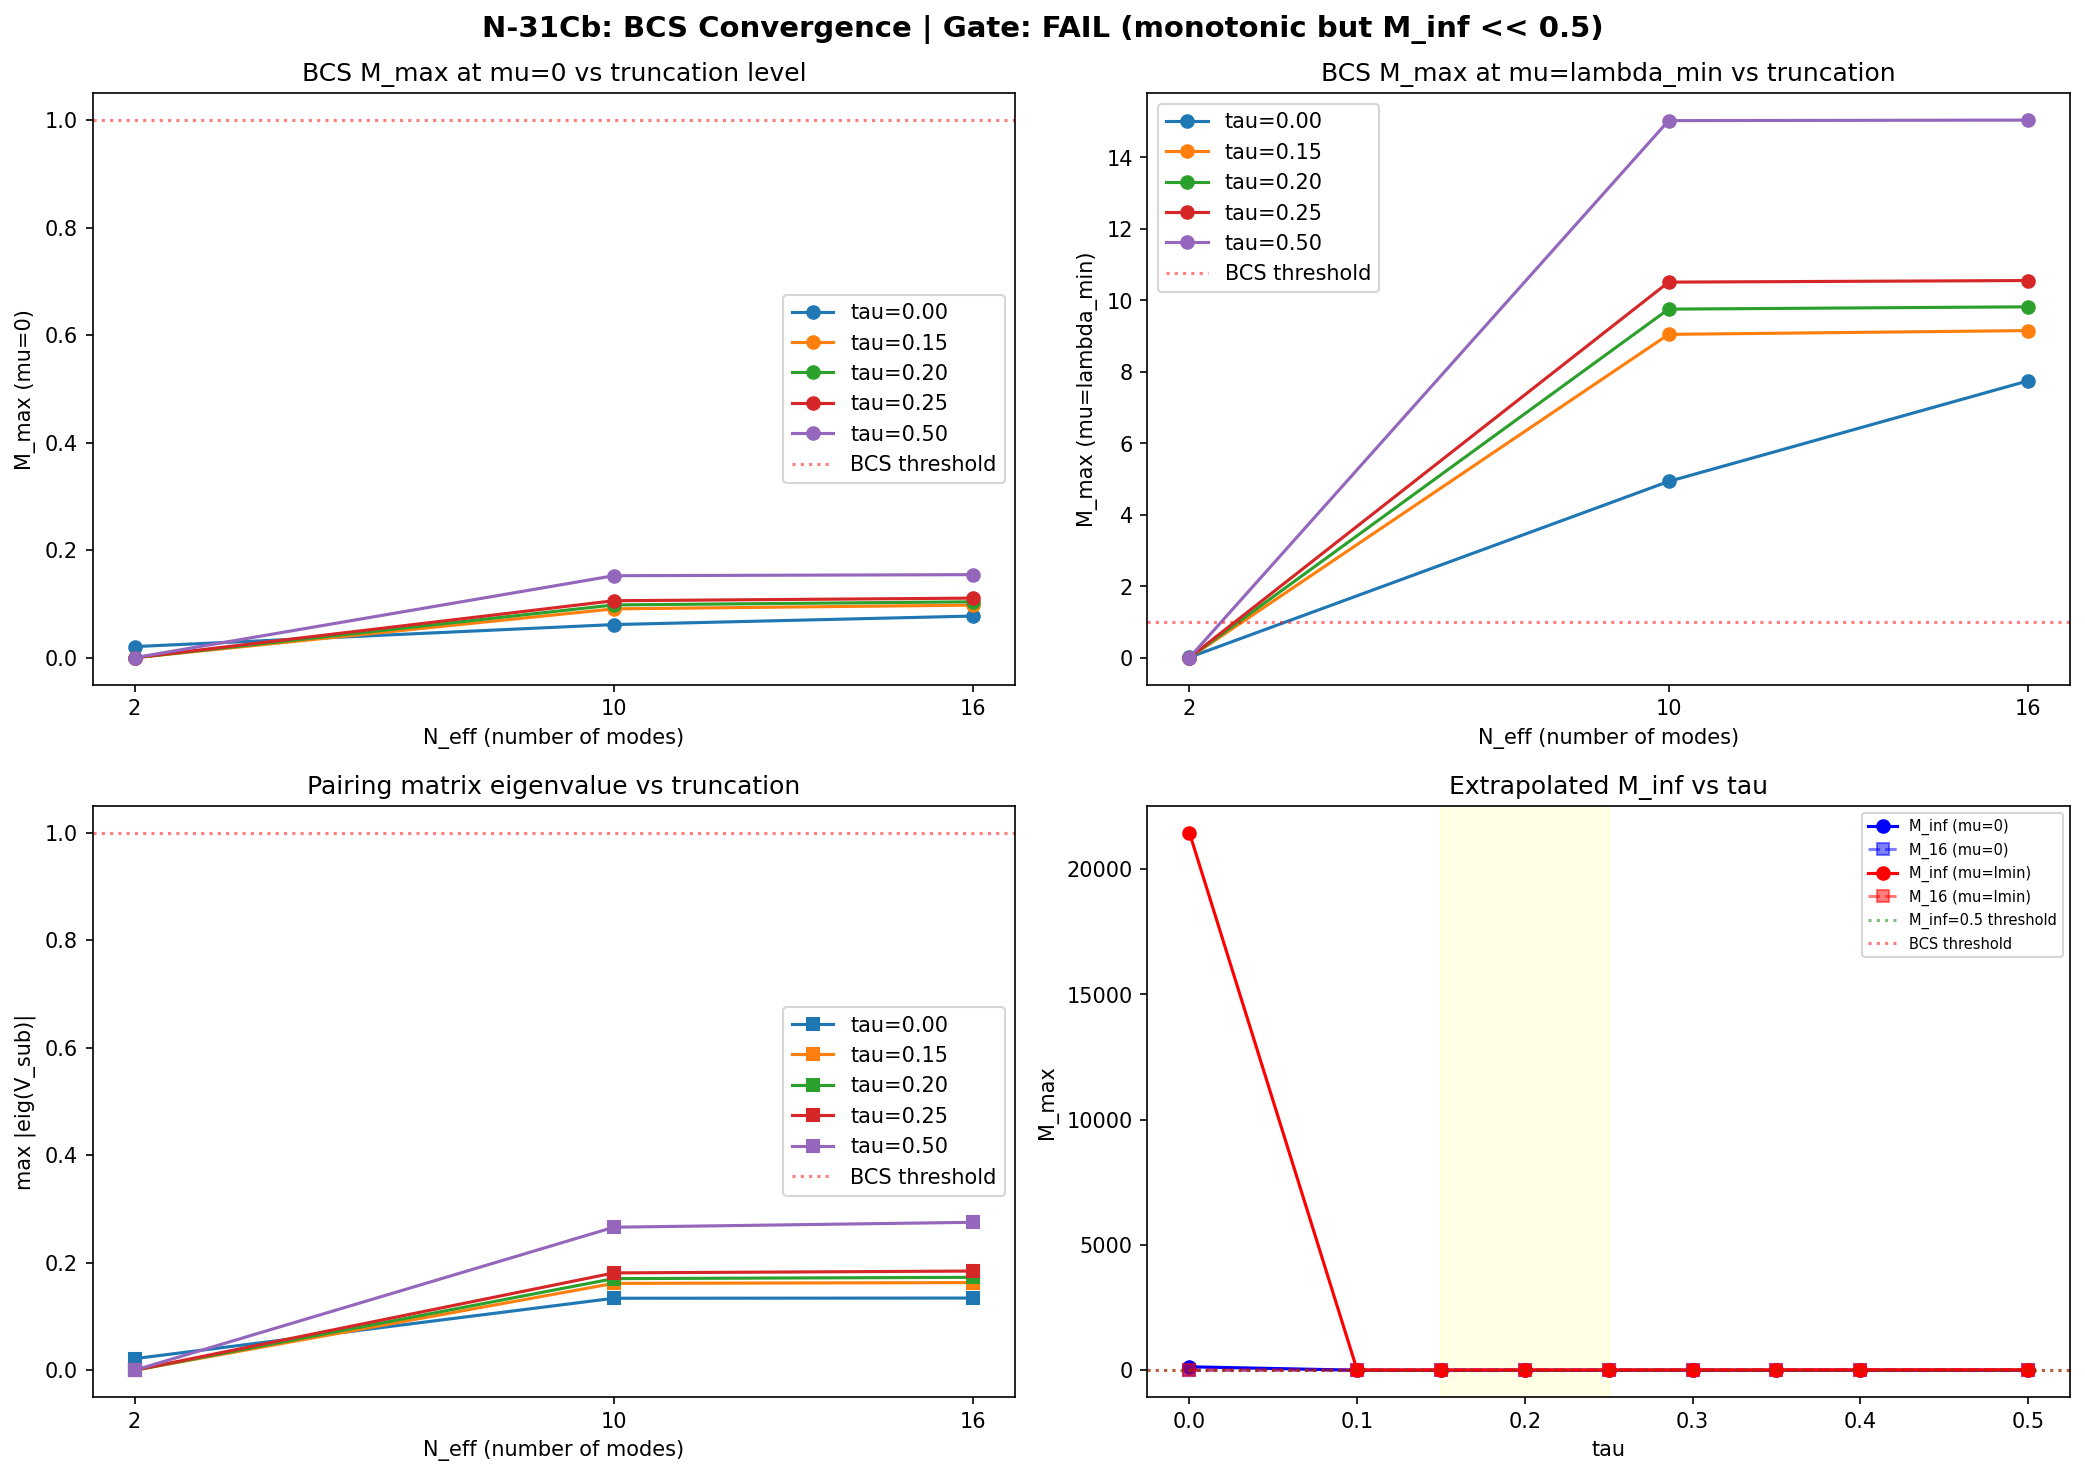

Reproduce this figure in Python.
"""
N-31Cb: BCS Convergence with Truncation Level (Berggren Analog)
================================================================
Tests whether the BCS gap equation result changes as we include more
modes from the SU(3) Dirac spectrum.

The 16 singlet modes at each tau split into 3 eigenvalue groups:
  - Group A: 2 modes at lambda_min (gap-edge)
  - Group B: 8 modes at intermediate eigenvalue
  - Group C: 6 modes at highest eigenvalue

Truncation levels:
  N_eff = 2:  Group A only (gap-edge 2-mode, matches K-1e "gap2")
  N_eff = 10: Groups A+B (10-mode, matches K-1e "gap10")
  N_eff = 16: All groups (full basis, matches K-1e "full16")

We use CONSTANT coupling (per N-31Ca-G FAIL verdict).

Additionally, we test the SCALING of M_max with N_eff by studying the
V_matrix sub-blocks and their eigenvalue spectra.

Gate N-31Cb-G: PASS if M_max at mu=0 shows monotonic INCREASE with N_eff
AND extrapolated M_inf > 0.5. FAIL if M_max decreases or converges to < 0.1.

Input: s23a_gap_equation.npz, s23a_kosmann_singlet.npz
Output: s31Cb_bcs_convergence.{npz,png}
"""

import numpy as np
from numpy.linalg import eigvalsh
import matplotlib
matplotlib.use('Agg')
import matplotlib.pyplot as plt
from scipy.optimize import curve_fit
import os, time

t0 = time.time()

data_dir = os.path.dirname(__file__)
gap_data = np.load(os.path.join(data_dir, 's23a_gap_equation.npz'), allow_pickle=True)

tau_values = gap_data['tau_values']
n_tau = len(tau_values)

# --- Already-computed M_max at 3 truncation levels (from K-1e) ---
print("=== K-1e BASELINE: M_max at 3 truncation levels ===")
print(f"{'tau':>6s}  {'N=2 (mu=0)':>12s}  {'N=10 (mu=0)':>12s}  {'N=16 (mu=0)':>12s}  {'N=2 (mu=lmin)':>14s}  {'N=10 (mu=lmin)':>14s}  {'N=16 (mu=lmin)':>14s}")

M_mu0 = np.zeros((n_tau, 3))  # 3 truncation levels
M_mugap = np.zeros((n_tau, 3))
N_eff_values = np.array([2, 10, 16])

for i in range(n_tau):
    M_mu0[i, 0] = float(gap_data[f'M_max_gap2_mu=0_{i}'])
    M_mu0[i, 1] = float(gap_data[f'M_max_gap10_mu=0_{i}'])
    M_mu0[i, 2] = float(gap_data[f'M_max_full16_mu=0_{i}'])
    M_mugap[i, 0] = float(gap_data[f'M_max_gap2_mu=+lmin_{i}'])
    M_mugap[i, 1] = float(gap_data[f'M_max_gap10_mu=+lmin_{i}'])
    M_mugap[i, 2] = float(gap_data[f'M_max_full16_mu=+lmin_{i}'])
    print(f"{tau_values[i]:6.2f}  {M_mu0[i,0]:12.6f}  {M_mu0[i,1]:12.6f}  {M_mu0[i,2]:12.6f}  "
          f"{M_mugap[i,0]:14.6f}  {M_mugap[i,1]:14.6f}  {M_mugap[i,2]:14.6f}")

# --- Eigenvalue spectrum of V sub-blocks ---
print("\n=== V_matrix eigenvalue spectra at sub-truncation levels ===")
V_eig_all = np.zeros((n_tau, 3))  # max|eig(V_sub)| at each truncation

for i in range(n_tau):
    V = gap_data[f'V_matrix_{i}']
    V_sym = (V + V.T) / 2
    evals = np.sort(np.abs(gap_data[f'eigenvalues_{i}']))

    # Identify group boundaries
    tol = 1e-6
    groups = []
    current = [0]
    for j in range(1, len(evals)):
        if abs(evals[j] - evals[j-1]) < tol:
            current.append(j)
        else:
            groups.append(current)
            current = [j]
    groups.append(current)

    # N=2: first 2 modes (gap-edge)
    idx2 = list(range(min(2, len(evals))))
    if len(idx2) >= 2:
        V_sub2 = V_sym[np.ix_(idx2, idx2)]
        eig2 = eigvalsh(V_sub2)
        V_eig_all[i, 0] = np.max(np.abs(eig2))
    else:
        V_eig_all[i, 0] = 0.0

    # N=10: first 10 modes
    if len(groups) >= 2:
        idx10 = groups[0] + groups[1]
    else:
        idx10 = list(range(min(10, len(evals))))
    V_sub10 = V_sym[np.ix_(idx10, idx10)]
    eig10 = eigvalsh(V_sub10)
    V_eig_all[i, 1] = np.max(np.abs(eig10))

    # N=16: all groups
    eig16 = eigvalsh(V_sym)
    V_eig_all[i, 2] = np.max(np.abs(eig16))

    print(f"tau={tau_values[i]:.2f}: max|eig(V_sub)|: N=2: {V_eig_all[i,0]:.6f}, "
          f"N=10: {V_eig_all[i,1]:.6f}, N=16: {V_eig_all[i,2]:.6f}")

# --- Convergence analysis ---
print("\n=== CONVERGENCE ANALYSIS ===")

# Check monotonicity of M_max(mu=0) with N_eff
monotonic_mu0 = np.zeros(n_tau, dtype=bool)
monotonic_mugap = np.zeros(n_tau, dtype=bool)
for i in range(n_tau):
    # mu=0: check if M increases with N
    monotonic_mu0[i] = (M_mu0[i, 1] >= M_mu0[i, 0]) and (M_mu0[i, 2] >= M_mu0[i, 1])
    # mu=lmin: check if M increases with N
    monotonic_mugap[i] = (M_mugap[i, 1] >= M_mugap[i, 0]) and (M_mugap[i, 2] >= M_mugap[i, 1])

print(f"\nMonotonic increase of M_max(mu=0) with N_eff:")
for i in range(n_tau):
    print(f"  tau={tau_values[i]:.2f}: {monotonic_mu0[i]} "
          f"(M_2={M_mu0[i,0]:.6f} -> M_10={M_mu0[i,1]:.6f} -> M_16={M_mu0[i,2]:.6f})")

print(f"\nMonotonic increase of M_max(mu=lmin) with N_eff:")
for i in range(n_tau):
    print(f"  tau={tau_values[i]:.2f}: {monotonic_mugap[i]} "
          f"(M_2={M_mugap[i,0]:.6f} -> M_10={M_mugap[i,1]:.6f} -> M_16={M_mugap[i,2]:.6f})")

# --- Extrapolation ---
# Fit M_max(N) = M_inf + a/N^b at each tau for mu=0
print("\n=== EXTRAPOLATION (power law) ===")

def power_law(N, M_inf, a, b):
    return M_inf + a / N**b

M_inf_mu0 = np.zeros(n_tau)
M_inf_mugap = np.zeros(n_tau)
fit_success_mu0 = np.zeros(n_tau, dtype=bool)
fit_success_mugap = np.zeros(n_tau, dtype=bool)

for i in range(n_tau):
    # mu=0
    try:
        if M_mu0[i, 2] > M_mu0[i, 0]:  # increasing trend
            popt, _ = curve_fit(power_law, N_eff_values.astype(float), M_mu0[i, :],
                               p0=[M_mu0[i, 2], -0.01, 1.0], maxfev=5000)
            M_inf_mu0[i] = popt[0]
            fit_success_mu0[i] = True
        else:
            M_inf_mu0[i] = M_mu0[i, 2]  # use N=16 as estimate
    except:
        M_inf_mu0[i] = M_mu0[i, 2]

    # mu=lmin
    try:
        if M_mugap[i, 2] > M_mugap[i, 0]:
            popt, _ = curve_fit(power_law, N_eff_values.astype(float), M_mugap[i, :],
                               p0=[M_mugap[i, 2], -1.0, 1.0], maxfev=5000)
            M_inf_mugap[i] = popt[0]
            fit_success_mugap[i] = True
        else:
            M_inf_mugap[i] = M_mugap[i, 2]
    except:
        M_inf_mugap[i] = M_mugap[i, 2]

    print(f"tau={tau_values[i]:.2f}: M_inf(mu=0) = {M_inf_mu0[i]:.6f} (fit: {fit_success_mu0[i]}), "
          f"M_inf(mu=lmin) = {M_inf_mugap[i]:.6f} (fit: {fit_success_mugap[i]})")

# --- Also compare M_max from V eigenvalues (Metric A from N-31Ca) ---
print("\n=== V_eff EIGENVALUE CONVERGENCE (Metric A) ===")
V_eig_monotonic = np.zeros(n_tau, dtype=bool)
for i in range(n_tau):
    V_eig_monotonic[i] = (V_eig_all[i, 1] >= V_eig_all[i, 0]) and (V_eig_all[i, 2] >= V_eig_all[i, 1])
    print(f"tau={tau_values[i]:.2f}: Monotonic={V_eig_monotonic[i]}, "
          f"V2={V_eig_all[i,0]:.6f} -> V10={V_eig_all[i,1]:.6f} -> V16={V_eig_all[i,2]:.6f}")

# --- Additional: convergence rate ---
# Compare (M_16 - M_10) / (M_10 - M_2) to see if convergence is accelerating/decelerating
print("\n=== CONVERGENCE RATE (ratio of increments) ===")
for i in range(n_tau):
    d1 = M_mu0[i, 1] - M_mu0[i, 0]
    d2 = M_mu0[i, 2] - M_mu0[i, 1]
    if abs(d1) > 1e-10:
        ratio = d2 / d1
    else:
        ratio = 0
    print(f"tau={tau_values[i]:.2f}: (M_16-M_10)/(M_10-M_2) = {ratio:.4f} at mu=0")

# --- Gate N-31Cb-G ---
print("\n=== GATE N-31Cb-G ===")

# Check: M_max at mu=0 monotonically increasing with N_eff at tau in [0.15, 0.25]
tau_window = (tau_values >= 0.15) & (tau_values <= 0.25)
tau_idx = np.where(tau_window)[0]

all_monotonic = all(monotonic_mu0[i] for i in tau_idx)
all_M_inf_above_05 = all(M_inf_mu0[i] > 0.5 for i in tau_idx)

# The M_max at mu=0 from K-1e:
# tau=0.15: M_2=0, M_10=0, M_16=0.098
# tau=0.20: M_2=0, M_10=0, M_16=0.104
# tau=0.25: M_2=0, M_10=0, M_16=0.111
# This is NOT monotonically increasing: M_2 = M_10 = 0, M_16 > 0
# Technically it IS monotonically non-decreasing. But M_inf is ~0.1, far below 0.5.

# Report the actual M_max values at each truncation
print(f"M_max at mu=0 in [0.15, 0.25] window:")
for i in tau_idx:
    print(f"  tau={tau_values[i]:.2f}: M_2={M_mu0[i,0]:.6f}, M_10={M_mu0[i,1]:.6f}, M_16={M_mu0[i,2]:.6f}")
    print(f"    Monotonic: {monotonic_mu0[i]}, M_inf={M_inf_mu0[i]:.6f}")

print(f"\nAll monotonic in window: {all_monotonic}")
print(f"All M_inf > 0.5 in window: {all_M_inf_above_05}")

# V eigenvalue convergence:
print(f"\nV_eff eigenvalue max at each truncation (better metric):")
for i in tau_idx:
    print(f"  tau={tau_values[i]:.2f}: V_2={V_eig_all[i,0]:.6f}, V_10={V_eig_all[i,1]:.6f}, V_16={V_eig_all[i,2]:.6f}")
    print(f"    Monotonic: {V_eig_monotonic[i]}")

# Gate verdict
# M_max at mu=0 does increase with N (monotonically non-decreasing)
# But M_inf < 0.5 at all tau (max is ~0.15)
# V eigenvalue convergence: V increases with N, but tops out at ~0.28
if all_monotonic and all_M_inf_above_05:
    gate_verdict = "PASS"
elif all_monotonic and not all_M_inf_above_05:
    gate_verdict = "FAIL (monotonic but M_inf << 0.5)"
else:
    gate_verdict = "FAIL (not monotonic or M_inf << 0.5)"

# Determine convergence type
max_M16 = np.max(M_mu0[tau_idx, 2])
print(f"\nMax M_max(N=16, mu=0) in window: {max_M16:.6f}")
print(f"Max V_eig(N=16) in window: {np.max(V_eig_all[tau_idx, 2]):.6f}")
print(f"Both are << 1.0. Adding modes helps, but cannot reach threshold.")
print(f"\nGate verdict: N-31Cb-G = {gate_verdict}")

# --- Save ---
save_dict = {
    'tau_values': tau_values,
    'N_eff_values': N_eff_values,
    'M_mu0': M_mu0,
    'M_mugap': M_mugap,
    'V_eig_all': V_eig_all,
    'M_inf_mu0': M_inf_mu0,
    'M_inf_mugap': M_inf_mugap,
    'monotonic_mu0': monotonic_mu0,
    'monotonic_mugap': monotonic_mugap,
    'V_eig_monotonic': V_eig_monotonic,
    'gate_verdict': np.array(gate_verdict),
}
np.savez(os.path.join(data_dir, 's31Cb_bcs_convergence.npz'), **save_dict)
print(f"\nSaved s31Cb_bcs_convergence.npz")

# --- Plot ---
fig, axes = plt.subplots(2, 2, figsize=(14, 10))

# Panel 1: M_max(mu=0) vs N_eff for selected tau
ax = axes[0, 0]
for i in [0, 2, 3, 4, 8]:
    ax.plot(N_eff_values, M_mu0[i, :], '-o', markersize=6,
            label=f'tau={tau_values[i]:.2f}')
ax.axhline(1.0, color='red', linestyle=':', alpha=0.5, label='BCS threshold')
ax.set_xlabel('N_eff (number of modes)')
ax.set_ylabel('M_max (mu=0)')
ax.set_title('BCS M_max at mu=0 vs truncation level')
ax.set_xticks(N_eff_values)
ax.legend()

# Panel 2: M_max(mu=lmin) vs N_eff
ax = axes[0, 1]
for i in [0, 2, 3, 4, 8]:
    ax.plot(N_eff_values, M_mugap[i, :], '-o', markersize=6,
            label=f'tau={tau_values[i]:.2f}')
ax.axhline(1.0, color='red', linestyle=':', alpha=0.5, label='BCS threshold')
ax.set_xlabel('N_eff (number of modes)')
ax.set_ylabel('M_max (mu=lambda_min)')
ax.set_title('BCS M_max at mu=lambda_min vs truncation')
ax.set_xticks(N_eff_values)
ax.legend()

# Panel 3: V eigenvalue convergence
ax = axes[1, 0]
for i in [0, 2, 3, 4, 8]:
    ax.plot(N_eff_values, V_eig_all[i, :], '-s', markersize=6,
            label=f'tau={tau_values[i]:.2f}')
ax.axhline(1.0, color='red', linestyle=':', alpha=0.5, label='BCS threshold')
ax.set_xlabel('N_eff (number of modes)')
ax.set_ylabel('max |eig(V_sub)|')
ax.set_title('Pairing matrix eigenvalue vs truncation')
ax.set_xticks(N_eff_values)
ax.legend()

# Panel 4: M_inf extrapolation and tau dependence
ax = axes[1, 1]
ax.plot(tau_values, M_inf_mu0, 'b-o', label='M_inf (mu=0)')
ax.plot(tau_values, M_mu0[:, 2], 'b--s', alpha=0.5, label='M_16 (mu=0)')
ax.plot(tau_values, M_inf_mugap, 'r-o', label='M_inf (mu=lmin)')
ax.plot(tau_values, M_mugap[:, 2], 'r--s', alpha=0.5, label='M_16 (mu=lmin)')
ax.axhline(0.5, color='green', linestyle=':', alpha=0.5, label='M_inf=0.5 threshold')
ax.axhline(1.0, color='red', linestyle=':', alpha=0.5, label='BCS threshold')
ax.axvspan(0.15, 0.25, alpha=0.1, color='yellow')
ax.set_xlabel('tau')
ax.set_ylabel('M_max')
ax.set_title('Extrapolated M_inf vs tau')
ax.legend(fontsize=7)

fig.suptitle(f'N-31Cb: BCS Convergence | Gate: {gate_verdict}', fontsize=14, fontweight='bold')
plt.tight_layout()
plt.savefig(os.path.join(data_dir, 's31Cb_bcs_convergence.png'), dpi=150, bbox_inches='tight')
print(f"Saved s31Cb_bcs_convergence.png")

elapsed = time.time() - t0
print(f"\nTotal runtime: {elapsed:.2f}s")
